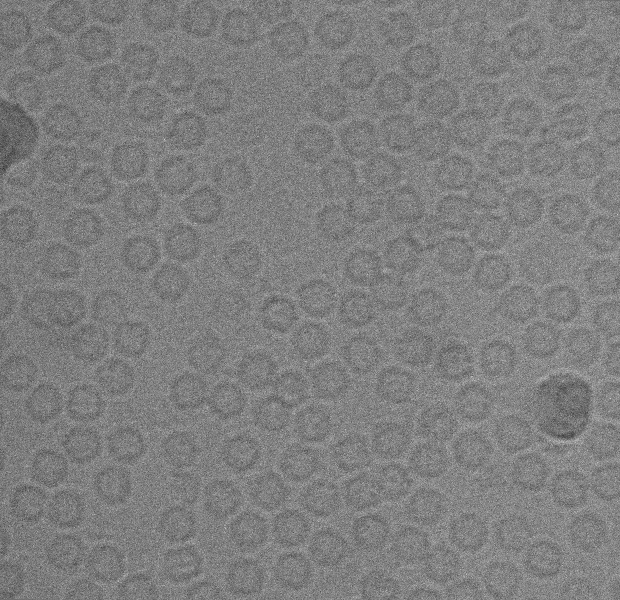
%> input picture Guide User Interface_GUI/Apoferritin cryo-EM dataset/May08_03.05.02.bin_avg.png, 1240 x 1200 px (shown at 1/2 size)
$ octave AutoPicker_Demo1.m   (GNU Octave 9; MATLAB toolbox functions it lacks are replaced by stand-ins)
%> lines starting %> are read from the running program, lines starting %| are printed output that depends on the picture
### Main File/Pre-processing Stage/Signle Particle Detection_Demo/Our_Clustering1.m
function [cluster_image] = Our_Clustering1(im)
%UNTITLED Summary of this function goes here
%   Detailed explanation goes here
% douple the image
img=double(im);

[row,col,color_mp]= size(img);

% Convert the image from 2D to 1D image space...
img_vector = img(:);

% specify number of clusters
Clusters=4;

Cluster = cell(1,Clusters);
Cluster(:) = {zeros(size(img_vector,1),1);};

% Range
range = max(img_vector) - min(img_vector);

% Determine the # of steps
stepv = range/Clusters;
% Cluster initialization
K=stepv:stepv:max(img_vector);

for ii=1:size(img_vector,1)
    difference = abs(K-img_vector(ii));
    [y,ind]=min(difference);
    Cluster{ind}(ii)=img_vector(ii);
end

cluster_1=reshape(Cluster{1,1},[row col]);
C1=cluster_1;C1(cluster_1~=0)=1;
cluster_2=reshape(Cluster{1,2},[row col]);
C2=cluster_2;C2(cluster_2~=0)=2;
cluster_3=reshape(Cluster{1,3},[row col]);
C3=cluster_3;C3(cluster_3~=0)=3;
cluster_4=reshape(Cluster{1,4},[row col]);
C4=cluster_4;C4(cluster_4~=0)=4;
%
figure;suptitle('Clustering using Our Clustering');
subplot 221; imshow(C1);title('Cluster #1');
subplot 222; imshow(C2);title('Cluster #2');
subplot 223; imshow(C3);title('Cluster #3');
subplot 224; imshow(C4);title('Cluster #4');
%%
cluster1=bwareaopen(cluster_1,0);
figure; imshow(cluster1);
cluster1=bwareaopen(cluster_1,100);
figure; imshow(cluster1);title('CryoEM-Binary Mask Image');
binIM=cluster1;
SE=strel('disk',1);
cluster2=imerode(binIM,SE);
k=imfill(cluster2,'holes');
BW = imclose(k,SE);imshow(BW,[]);
cluster3=bwareaopen(BW,0);
cluster3=imdilate(cluster3,SE);
figure; imshow(cluster3);title('CryoEM-Binary Mask Image');
cluster_image=cluster3;

end

### Main File/Pre-processing Stage/Signle Particle Detection_Demo/AutoPicker_Demo1.m
clc; close all; clear all;

[img,path]=uigetfile('*.png','Select an Image');
%> the answer given: ../../../Guide User Interface_GUI/Apoferritin cryo-EM dataset/May08_03.05.02.bin_avg.png
% open the directory box
str=strcat(path,img);

% read the MRI image from the spesific directory
MRC=imread(str);
%> MRC is the input picture: size 1200x1240 uint16; min 0, max 65535, mean 32767.2
MRC = imresize(MRC,1);

% imshow(input_im);
% FILE_NAME='ALDH7A1_UF_A3__0001.tif';
% MRC=imread(FILE_NAME);
z=mat2gray(MRC);
figure;imshow(MRC);title('CryoEM Image')
% imwrite(z,'test.tiff');
figure;imshow(z);title('Original Cryo-EM Image')
Inormalized=z;
limit=stretchlim(Inormalized);
%> limit = [0.272; 0.739]
ad=imadjust(Inormalized,[limit(1) limit(2)]);
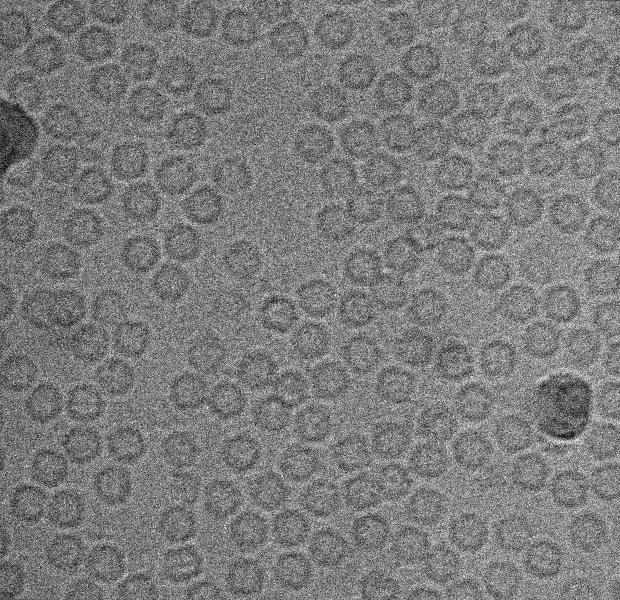
%> ad: size 1200x1240 double (shown at 1/2 size); min 0, max 1, mean 0.488
figure;imshow(ad);title('CTF Image Adjusment')

I = histeq(ad);
K = wiener2(I,[5 5]);
% subplot(3,3,2); imshow(K);title('Restored Image');
I = histeq(K);
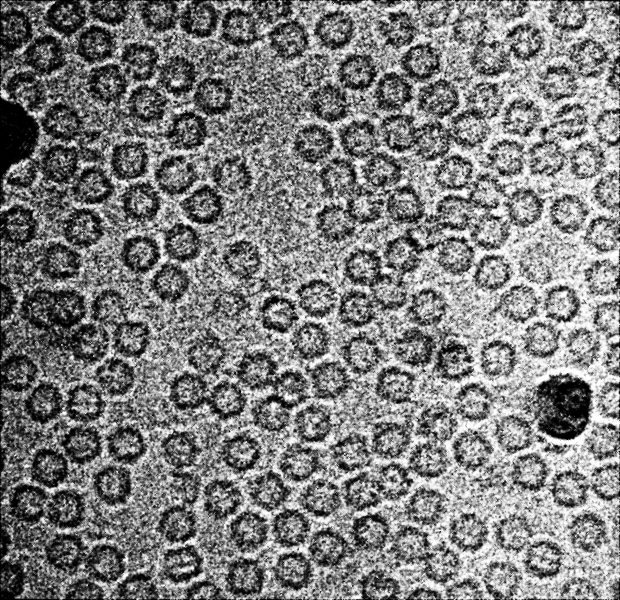
%> I: size 1200x1240 double (shown at 1/2 size); min 0, max 1, mean 0.498
% subplot(3,3,3);
figure;imshow(I);title('Cryo-EM Histo-Equalization')
% I1 = imcrop(I,[0.5 0.5 478 525]);
% figure;imshow(I1);title('Histo-Equalization')

g=adapthisteq(I,'clipLimit',.02,'Distribution','rayleigh');
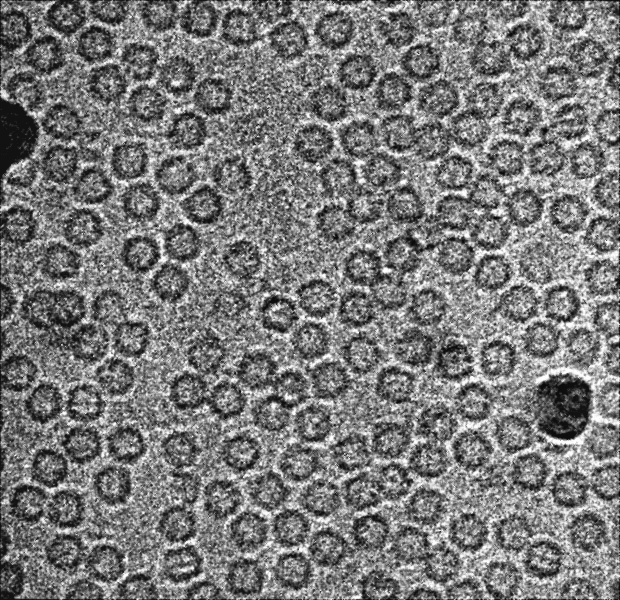
%> g: size 1200x1240 double (shown at 1/2 size); min 0, max 1, mean 0.479
% g1 = imcrop(g,[0.5 0.5 478 525]);
% figure;imshow(g1);title('Adaptive Histo-Equal.')
% subplot(3,3,4);
% imshow(g);title('Adaptive Cryo-EM Histo-Equal.')

im=adapthisteq(g,'clipLimit',.99,'Distribution','rayleigh');
% im1 = imcrop(im,[0.5 0.5 478 525]);
% figure;imshow(im1);title('Adaptive Histo-Equal.')
% subplot(3,3,5);
figure;imshow(im);title('Adaptive Cryo-EM Histo-Equal.')
%
im=imguidedfilter(im);im=imguidedfilter(im);
im=imguidedfilter(im);im=imguidedfilter(im);
%> after `im=imguidedfilter(im)`:
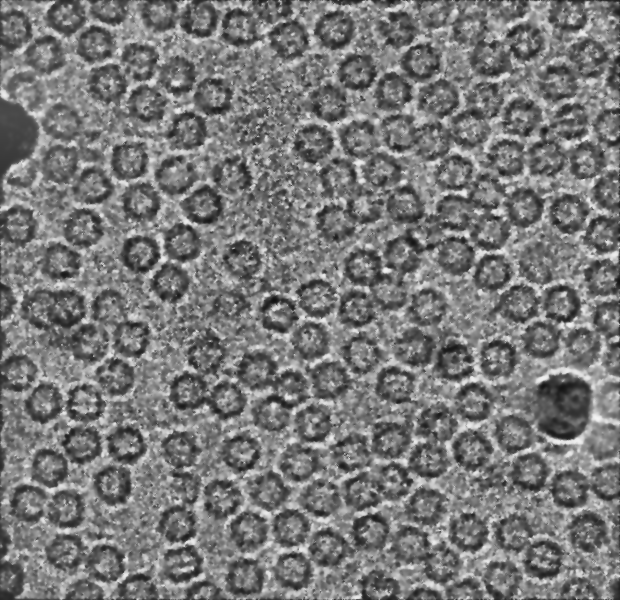
%> im: size 1200x1240 double (shown at 1/2 size); min 0.0621, max 0.959, mean 0.476
im=imadjust(im);
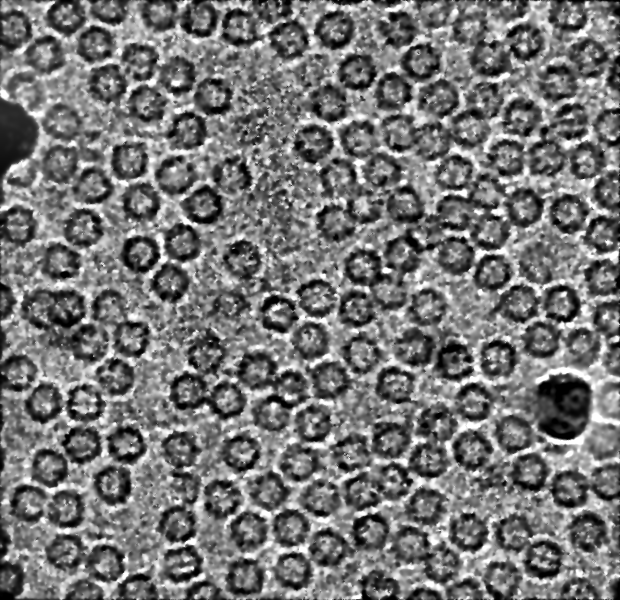
%> im: size 1200x1240 double (shown at 1/2 size); min 0, max 1, mean 0.462
% im2 = imcrop(im,[0.5 0.5 478 525]);
% figure;imshow(im2);title('Gaudided Filtering')
% imwrite(im2,'Labled_Image.png');
% subplot(3,3,6);
figure;imshow(im);title('Gaudided Filtering')

% [J, rect] = imcrop(im);
% J = im2;
% figure;imshow(J);

SE=strel('disk',5);J = imclose(im,SE);J2=imadjust(J,[.1,.9]);
%> after `J = imclose(im,SE)`:
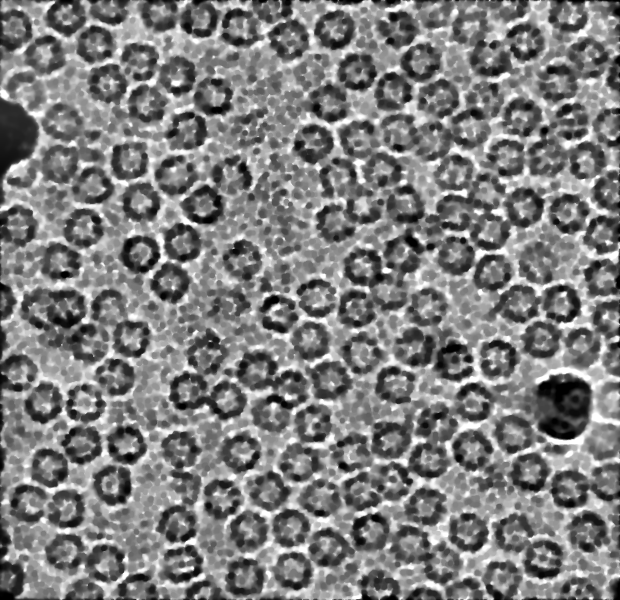
%> J: size 1200x1240 double (shown at 1/2 size); min 0, max 1, mean 0.497
%> after `J2=imadjust(J,[.1,.9])`:
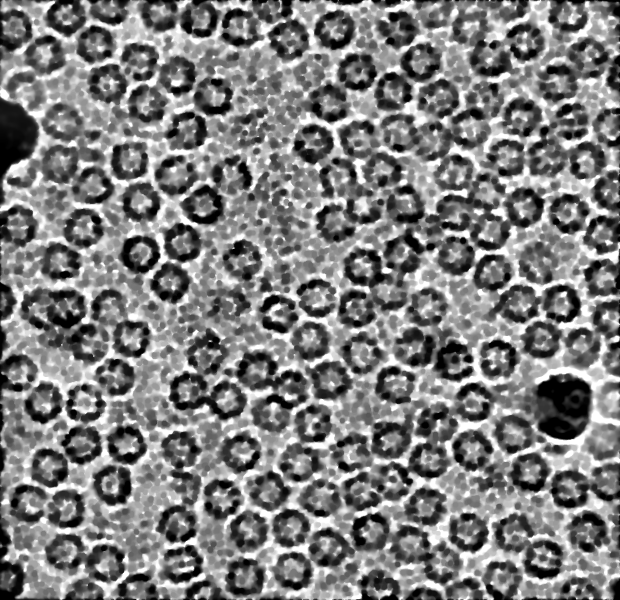
%> J2: size 1200x1240 double (shown at 1/2 size); min 0, max 1, mean 0.494
% J1 = imcrop(J,[0.5 0.5 478 525]);
% figure;imshow(J1);title('Morphological Operation')
% subplot(3,3,7);
figure;imshow(J2,[]);title('Post-processing Morphological Operation')

%% Clustering....
disp('_______________________________________________________________________');
disp('                                                                       ');
disp('        S I N G L E - P A R T I C L E - D E T E C T I O N ');
disp('                                                                       ');
disp('_______________________________________________________________________');
disp(' ');
disp('         1: Our Clustering Approach              ');
disp('         2: K-means Clustering Approach              ');
disp('         3: FCM Clustering Approach              ');
disp('         4: Exit ');
disp('_______________________________________________________________________');
disp(' ');
% choice=input('Selct your choice : ');
% if choice==1
% Our Approach
    tic;
    [cluster1] = Our_Clustering1(J2);
%> in Our_Clustering1, `range = max(img_vector) - min(img_vector);`: range = 1
%> in Our_Clustering1, `stepv = range/Clusters;`: stepv = 0.25
%> in Our_Clustering1, `K=stepv:stepv:max(img_vector);`: K = [0.25 0.5 0.75 1]
%> (the run ends here)
